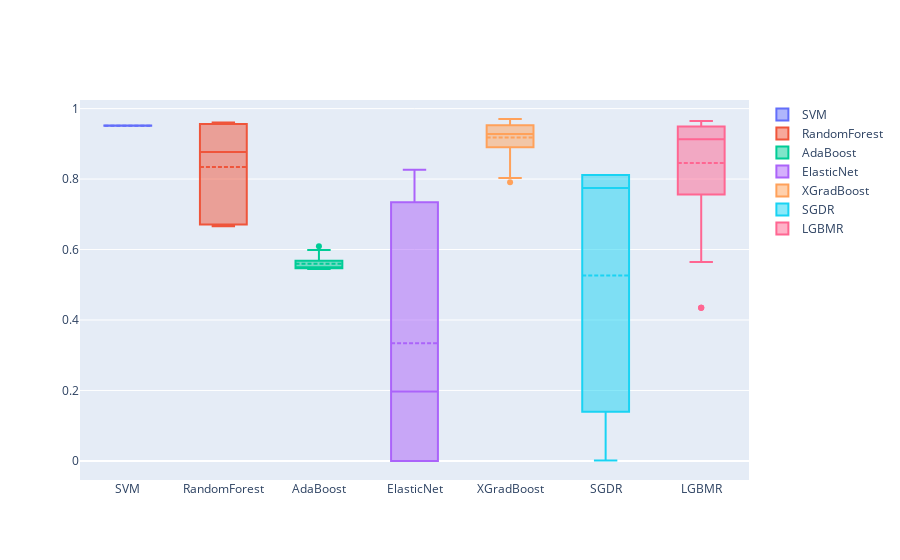

Source (notebook cell):
### Code cell
plot_box(compare_df2['Means'])
